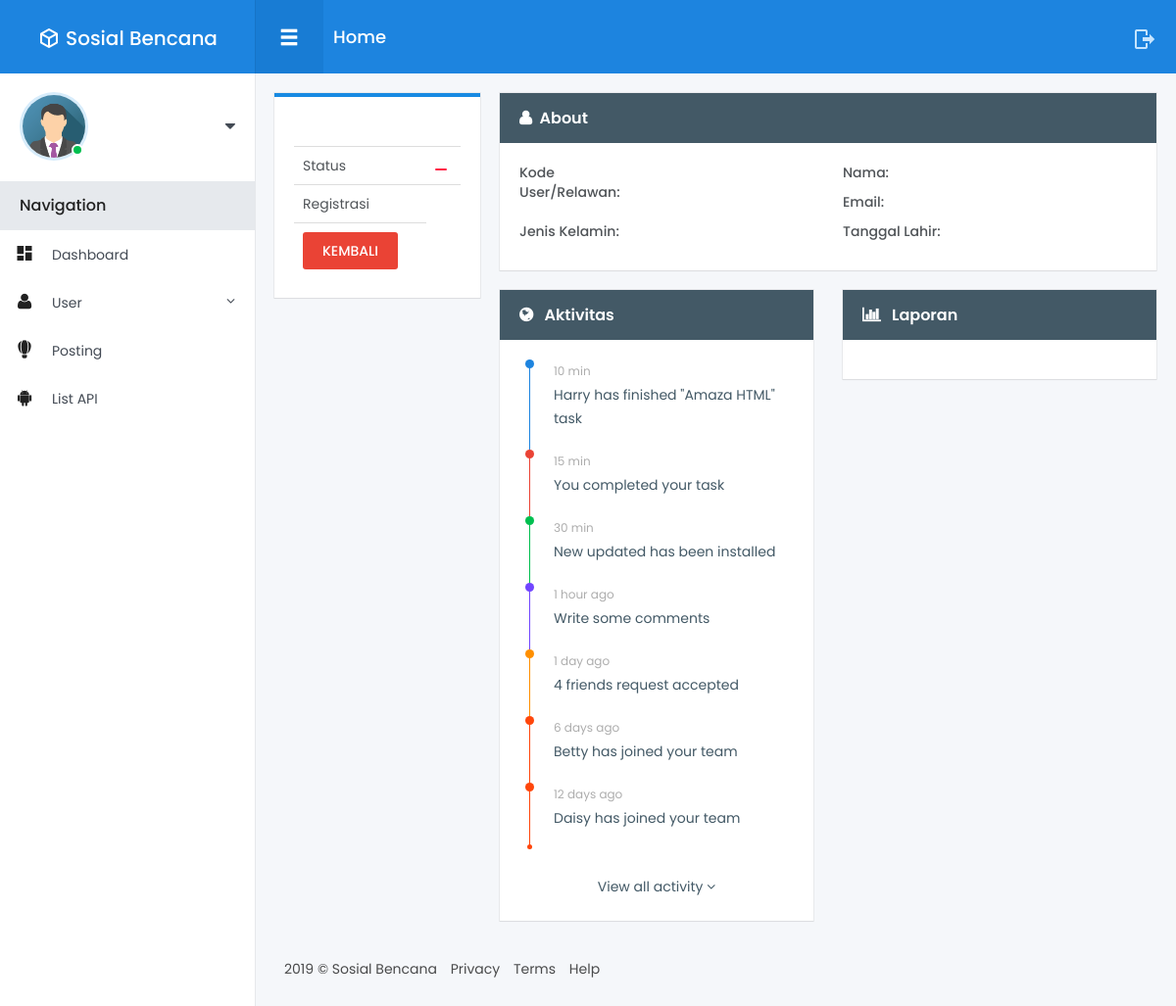
The app's page /user/detail/A11.2016.09357, older data.
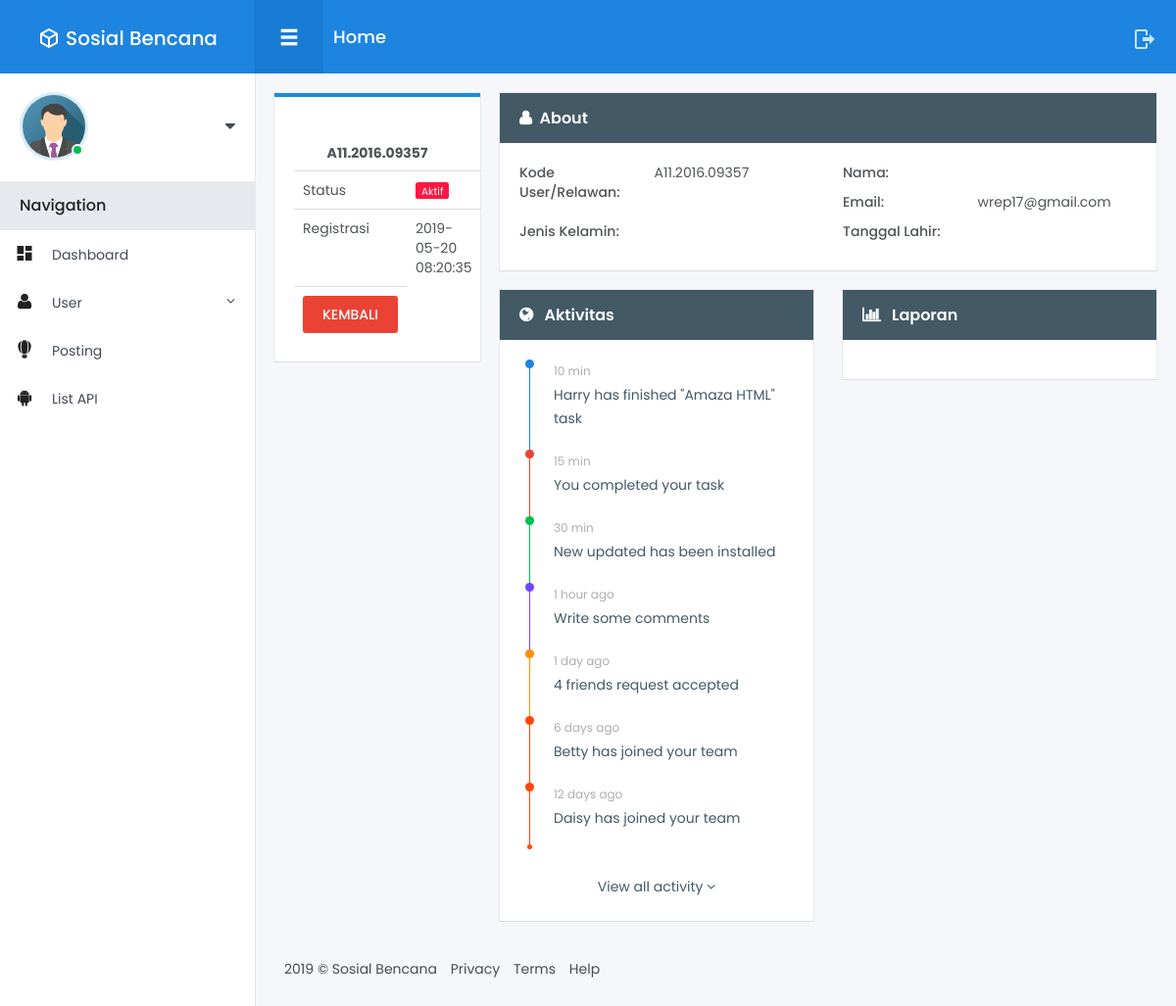
The same page, newer data.
### tables this page shows
CREATE TABLE `user` (
  `id_user` int(11) NOT NULL,
  `user_kode` varchar(100) NOT NULL,
  `id_level` int(11) NOT NULL,
  `id_status` int(11) DEFAULT NULL,
  `nama` varchar(255) DEFAULT NULL,
  `email` varchar(255) NOT NULL,
  `password` varchar(100) DEFAULT NULL,
  `tgl_lahir` date DEFAULT NULL,
  `j_kel` enum('Laki Laki','Perempuan','','') DEFAULT NULL,
  `phone` varchar(13) DEFAULT NULL,
  `avatar` varchar(255) DEFAULT NULL,
  `token` varchar(256) NOT NULL,
  `verifikasi` timestamp NULL DEFAULT NULL,
  `tanggal` timestamp NULL DEFAULT NULL
);

CREATE TABLE `status` (
  `id_status` int(11) NOT NULL,
  `kode_status` int(11) NOT NULL,
  `nama_status` varchar(50) NOT NULL,
  `tanggal` timestamp NOT NULL DEFAULT CURRENT_TIMESTAMP ON UPDATE CURRENT_TIMESTAMP
);

### application/controllers/User.php (called while the page is built, shortened)
<?php
class User extends CI_Controller {
	public function __construct()
	{
        $this->load->model('User_model');
        $this->load->model('Level_model');
        $this->load->model('Status_model');
    }
    public function detail($kode)
    {
        $user       = $this->User_model->detailUser($kode)->row_array();
        $level      = $this->Level_model->getLevel()->result_array();
        $status     = $this->Status_model->getStatus()->result_array();
        $data = array(
            'user'      => $user,
            'level'     => $level,
            'status'    => $status,
        );
        $this->load->view('Admin/User/detail', $data);
    }
}

### index.php (called while the page is built, shortened)
<?php
require_once BASEPATH.'core/CodeIgniter.php';

### application/models/User_model.php (called while the page is built, shortened)
<?php
class User_model extends CI_Model {
    public function detaiLUser($where)
    {
        $this->db->where('user_kode', $where);
        return $this->db->get('user');
    }
}

### application/models/Status_model.php (called while the page is built, shortened)
<?php
class Status_model extends CI_Model {
    public function getStatus()
    {
        return $this->db->get('status');
    }
}

### application/views/Admin/User/detail.php (the view, shortened to what the changed rows need)
<!DOCTYPE html>
<html lang="en">
<head>
</head>
<body>
<div class="fixed-navbar">
</div>
<div id="wrapper">
	<div class="main-content">
		<div class="row small-spacing">
			<div class="col-lg-3 col-xs-12">
				<div class="box-content bordered primary margin-bottom-20">
					<div class="profile-avatar">
						<h5 class="text-center"><strong><?php echo $user['user_kode']; ?></strong></h5>
					</div>
					<table class="table table-hover no-margin">
						<tbody>
							<tr>
								<td>Status</td>
								<td>
									<span class="notice notice-danger">
										<?php
										foreach($status as $s)
										{
											echo $s['kode_status'] == $user['id_status'] ? $s['nama_status'] : '';
										}
										?>
									</span>
								</td>
							</tr>
							<tr>
								<td>Registrasi</td>
								<td><?php echo $user['tanggal']; ?></td>
                            </tr>
						</tbody>
					</table>
				</div>
			</div>
			<div class="col-md-9 col-xs-12">
				<div class="row">
					<div class="col-xs-12">
						<div class="box-content card">
							<div class="card-content">
								<div class="row">
									<div class="col-md-6">
										<div class="row">
											<div class="col-xs-5"><label>Kode User/Relawan:</label></div>
											<div class="col-xs-7"><?php echo $user['user_kode']; ?></div>
										</div>
									</div>
									<div class="col-md-6">
										<div class="row">
											<div class="col-xs-5"><label>Email:</label></div>
											<div class="col-xs-7"><?php echo $user['email']; ?></div>
										</div>
									</div>
								</div>
							</div>
						</div>
					</div>
				</div>
			</div>
		</div>
	</div>
</body>
</html>

Row changes from the older to the newer data that the page shows:
added user: user_kode "A11.2016.09357", tanggal "2019-05-20 08:20:35", email "wrep17@gmail.com"
now on this page (row unchanged): status: nama_status "Aktif"
